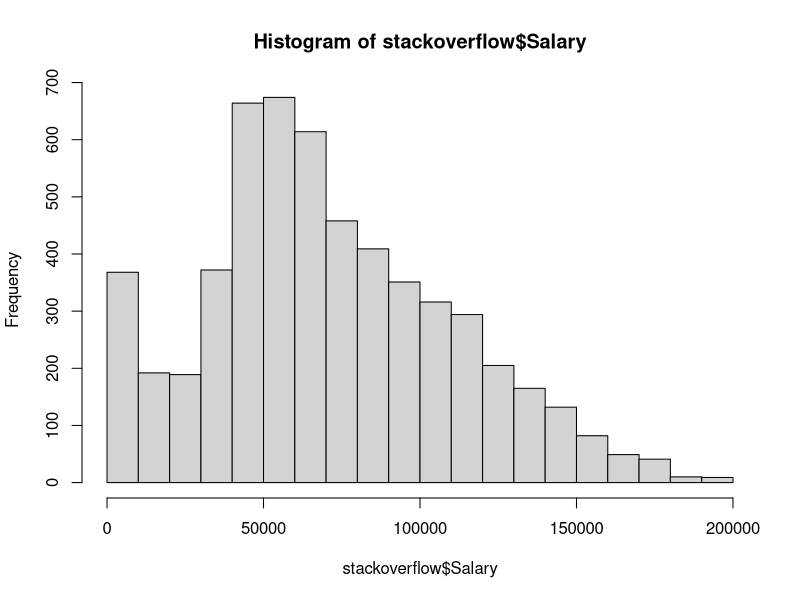
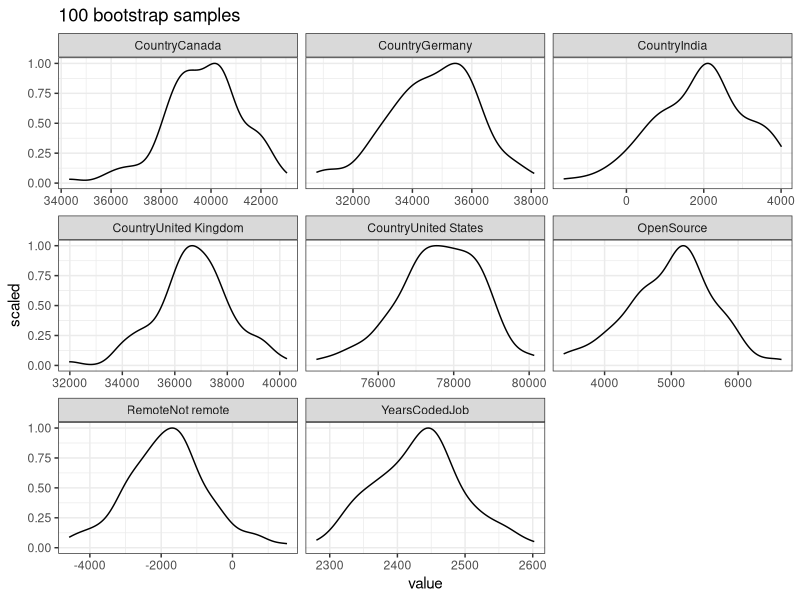

R code for these plots, in order:
library(modeldata)
library(tidyverse)
options(scipen = 99)
set.seed(57)

data(stackoverflow)

## explore the data
stackoverflow |> glimpse()
## sanity check on the dependent variable
hist(stackoverflow$Salary)

## REGRESSION with MODEL CONFIDENCE INTERVALS
## aka. DELTA METHOD
fit = glm(Salary ~ -1 + Country + OpenSource + Remote + YearsCodedJob,
          data = stackoverflow)

## R has a buit-in summary function for GLM objects.
summary(fit)

## Let's create our own summary table
## Understanding this is important for the second part.
model_CI = confint(fit, level = 0.95) |> 
  as_tibble(rownames = "terms") |> 
  mutate(estimate = coef(fit), .after = "terms") 


## REGRESSION with BOOTSTRAP CONFIDENCE INTERVALS
## first define the variables
## then write a for loop for bootstrapping
## collect the results into a data.frame

N = 100
data = stackoverflow
formula = Salary ~ -1 + Country + OpenSource + Remote + YearsCodedJob
coef_df = list()

## from 1 to N times
## sample the data with replacement
## run the same regression model on the resampled data (boot)
## extract model coefficients
## add them to the same data.frame
for (i in 1:N){
  boot = slice_sample(data, prop = 1, replace = TRUE)
  fit = glm(formula, data = boot)
  boot_coef = as_tibble(coef(fit), rownames = "term")
  coef_df = rbind(coef_df, boot_coef)
}

## check the output data.frame
head(coef_df)

## plot the distribution of estimates
coef_df |> 
  ggplot(aes(x = value, y = after_stat(scaled))) + 
  geom_density() + 
  facet_wrap(~term, scales = "free_x") + 
  ggtitle(paste0(N, " bootstrap samples")) +
  theme_bw()

## calculate percentile CIs
## last line orders our table alphabetically for easier comparison.
alpha = 0.05
bootsrap_CI = coef_df |> 
  group_by(term) |> 
  summarise_all(list(
    estimate = mean, 
    `2.5 %` = ~quantile(.x, probs = alpha),
    `97.5 %` = ~quantile(.x, probs = 1 - alpha))) |> 
  arrange(term)
  

## compare bootstrap CI with model CI
model_CI
bootsrap_CI
